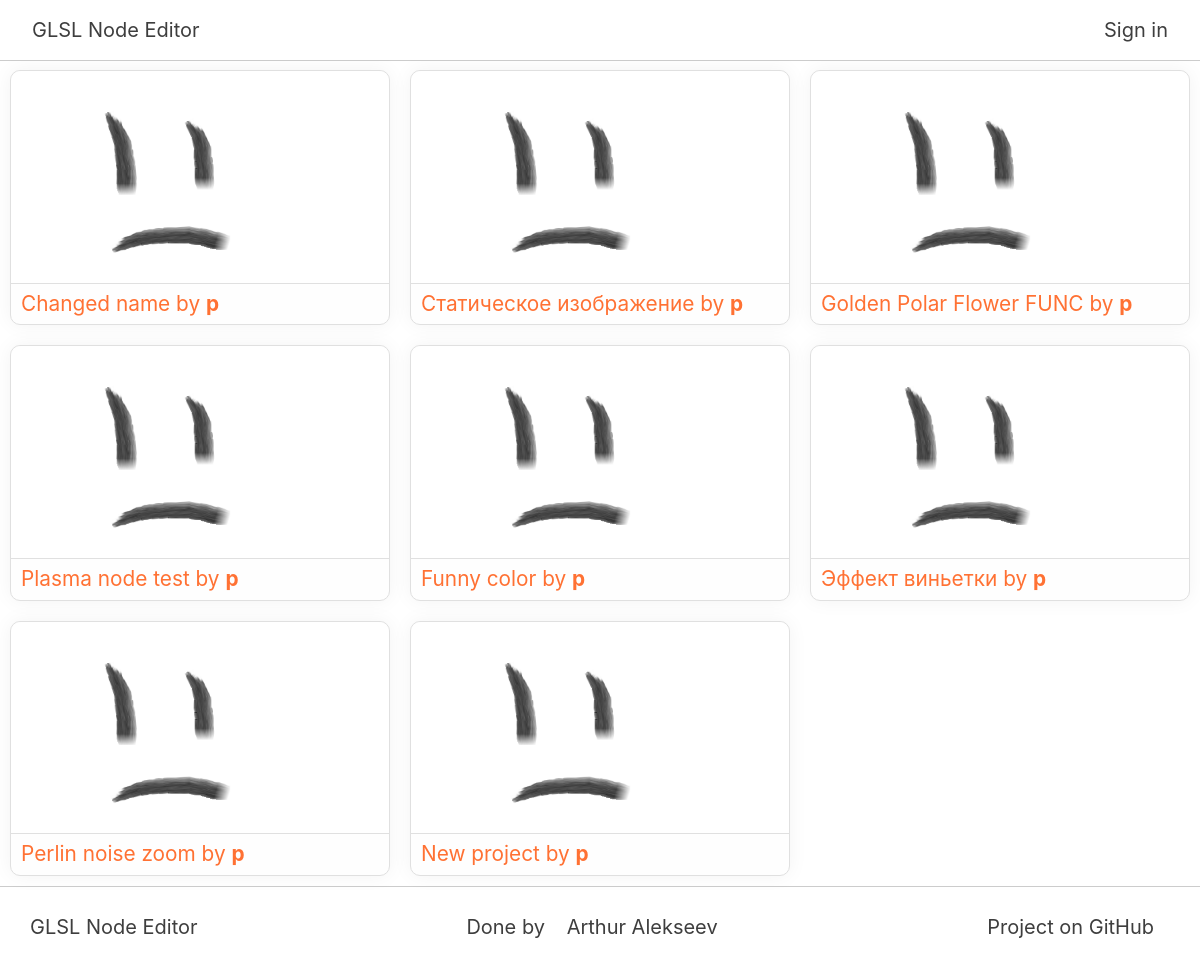
Before: /explore with the older database file.
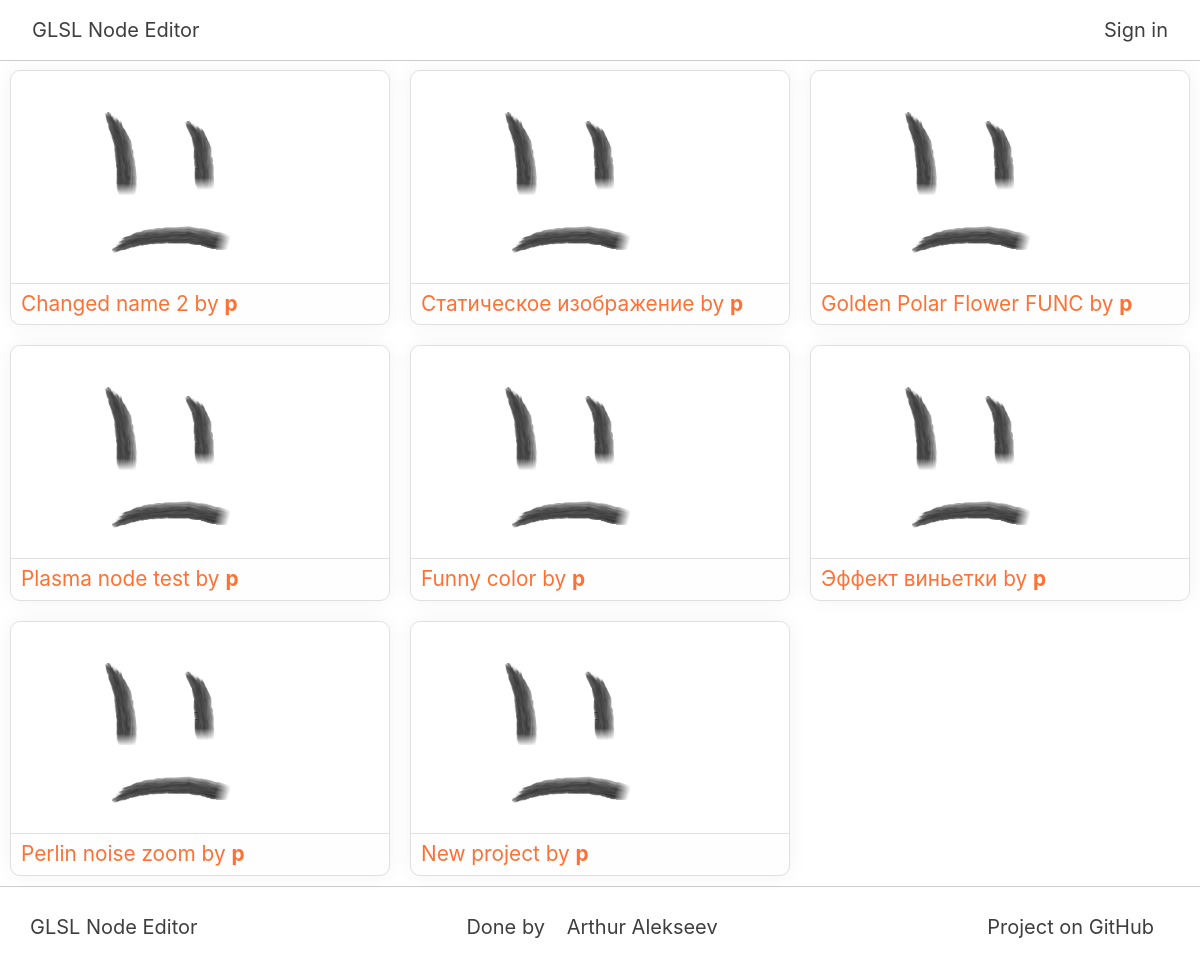
After: the same page with the newer database file.
### db/models/project_model.py (models this page shows)
class ProjectModel(SqlAlchemyBase):
    __tablename__ = 'projects'
    id = sqlalchemy.Column(sqlalchemy.Integer,
                           primary_key=True, autoincrement=True)
    json_code = sqlalchemy.Column(sqlalchemy.String, nullable=True)
    user_id = sqlalchemy.Column(sqlalchemy.Integer,
                                sqlalchemy.ForeignKey("users.id"))
    name = sqlalchemy.Column(sqlalchemy.String)
    description = sqlalchemy.Column(sqlalchemy.String)
    img_src = sqlalchemy.Column(sqlalchemy.String)
    user = orm.relation('UserModel')

### db/models/user_model.py (models this page shows, shortened)
class UserModel(SqlAlchemyBase, UserMixin):
    __tablename__ = 'users'
    id = sqlalchemy.Column(sqlalchemy.Integer,
                           primary_key=True, autoincrement=True)
    name = sqlalchemy.Column(sqlalchemy.String(15), unique=True)
    email = sqlalchemy.Column(sqlalchemy.String, unique=True)
    hashed_password = sqlalchemy.Column(sqlalchemy.String)
    create_date = sqlalchemy.Column(sqlalchemy.DateTime, default=datetime.datetime.now)
    used_nodes = sqlalchemy.Column(sqlalchemy.String, default="")
    nodes = orm.relation("NodeModel", back_populates='user')
    projects = orm.relation("ProjectModel", back_populates='user')

### app.py (the view)
@app.route('/explore')
def explore_page():
    session = db_session.create_session()
    projects = session.query(Project)
    return render_template("explore.html", projects=projects)

### db/db_session.py (called while the page is built)
def create_session() -> Session:
    global __factory
    return __factory()

### templates/explore.html
{% extends "base.html" %}
{% block content %}
    <link rel="stylesheet" href="/static/explore/css/styles.css">
    <div class="explore">
        {% for project in projects %}
            <div class="project" onclick="document.location = '/project/{{ project.id }}'">
                <div class="project-image">
                    <img class="pr-img" src="/static/project_imgs/{{ project.img_src }}">
                </div>
                <div class="project-data">
                    <span> {{ project.name }} by <b>{{ project.user.name }}</b></span>
                </div>
            </div>
        {% endfor %}
    </div>
{% endblock %}

### templates/base.html (shortened to what this page needs)
<!DOCTYPE html>
<html lang="en">
<head>
    <link rel="stylesheet"
          href="https://stackpath.bootstrapcdn.com/bootstrap/4.4.1/css/bootstrap.min.css"
>
    <link rel="stylesheet" href="/static/base/css/base.css">
</head>
<body>
<header>
    <div class="navbar">
        <div class="title">
            <a href="/"> GLSL Node Editor </a>
        </div>
        <div class="inner-bar">
            {% if current_user.is_authenticated %}
                <a>Hi, {{ current_user.name }}! </a>
                <a href="/project"> Projects </a>
                <a href="/node"> Nodes </a>
                <a href="/logout"> Logout </a>
            {% else %}
                <a href="/login"> Sign in </a>
            {% endif %}
        </div>
    </div>
</header>
<div class="main-content">
    {% block content %} {% endblock %}
<footer>
    <div class="ftr">
        <span>GLSL Node Editor</span>
        <span style="text-align: center">Done by <a href="https://github.com/arthur100500">Arthur Alekseev</a> </span>
        <span style="text-align: end"><a href="https://github.com/arthur100500/glsl-node-editor">Project on GitHub</a></span>
    </div>
</footer>
</div>
</body>
</html>

### static/base/css/base.css (style rules this page uses)
body { margin: 0; line-height: 1.0; position: relative; }
.navbar { font-family: -apple-system, BlinkMacSystemFont, "Segoe UI", Roboto, "Helvetica Neue", Arial, "Noto Sans", sans-serif, "Apple Color Emoji", "Segoe UI Emoji", "Segoe UI Symbol", "Noto Color Emoji"; display: grid; grid-template-columns: 1fr 3fr; height: 60px; box-shadow: 0 1px 0 rgba(0, 0, 0, 0.2); z-index: 11; position: absolute; width: 100%; background-color: #ffffff; }
.title { text-align: left; }
.inner-bar { text-align: right; }
.main-content { top: 60px; position: relative; height: 100vh; }
a { padding: 14px 16px; margin-top: 10px; text-decoration: none; color: #3e3e3e; font-size: 20px; }
.ftr { border-top: 1px solid rgba(0, 0, 0, 0.2); height: 90px; margin-top: auto; box-sizing: inherit; display: grid; grid-template-columns: 1fr 1fr 1fr; }
.ftr span { margin: 30px; color: #3e3e3e; font-size: 20px; }

### static/explore/css/styles.css (style rules this page uses)
.explore { display: grid; grid-template-columns: 1fr 1fr 1fr; }
.project { margin: 10px; border-radius: 10px; border: 1px solid #e0e0e0; background-color: #fefefe; box-shadow: 0 0 20px rgba(0, 0, 0, 0.05); transition: background-color ease-in-out 60ms; }
.pr-img { aspect-ratio: 16/9; width:100%; border-radius: 10px 10px 0 0; border-bottom: 1px solid #e0e0e0; }
.project-data { ; font-size: 130%; color: #ff7133; margin:10px; }

Changed rows visible on the page:
changed ProjectModel: name "Changed name" → "Changed name 2"
